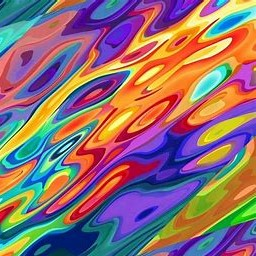
#> input picture 智能车视觉组/2023W/Opencv/Task1&2/img1.jpg, 256 x 256 px
$ python Task2.py
#> lines starting #> are read from the running program, lines starting #| are printed output that depends on the picture; after the words box and inside, x2 and y2 are one past the last pixel; in counts of white or black regions, pixels touching at a corner belong together
import cv2
import numpy as np

# 图像列表
image_list = ["img1.jpg", "img2.jpg", "img3.jpg"]

# 设置阈值
threshold = 100

# 遍历每个图像
for image_file in image_list:
    # 读取图像
    img = cv2.imread(image_file)
#> img is the input picture: shape (256, 256, 3); mean B, G, R 115, 110.7, 142.4

    # 获取图像尺寸
    height, width, channels = img.shape
#> height = 256; width = 256; channels = 3

    # 创建一个和原图像相同大小的数组，用于保存处理后的结果
    result = np.zeros((height, width, channels), dtype=np.uint8)

    # 遍历每个像素
    for y in range(height):
        for x in range(width):
            # 获取当前像素的 RGB 值
            b, g, r = img[y, x]

            # 计算新的像素值
            avg = (int(r) + int(g) + int(b)) // 3
            if avg > threshold:
                avg = 255
            else:
                avg = 0


            # 设置新的像素值
            result[y, x] = [avg, avg, avg]
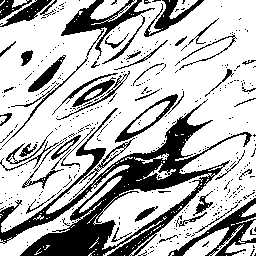
#> result: shape (256, 256, 3); 71.7% white; 395 black regions (348 under 20 px), largest, box (x1, y1, x2, y2) and area: (0, 99, 252, 256) 9198, (168, 198, 256, 256) 1275, (61, 0, 155, 60) 1224

    # 输出结果图像
    cv2.imshow("output_image.jpg", result)
    cv2.waitKey(0)
    cv2.destroyAllWindows()
#> pass 2 of the loop `for image_file in image_list:`:
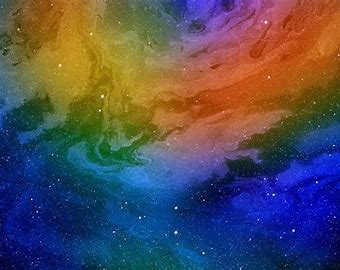
#> input picture 智能车视觉组/2023W/Opencv/Task1&2/img2.jpg, 340 x 270 px
#> img is the input picture: shape (270, 340, 3); mean B, G, R 88.7, 77.7, 82
#> after the loop `for y in range(height):`:
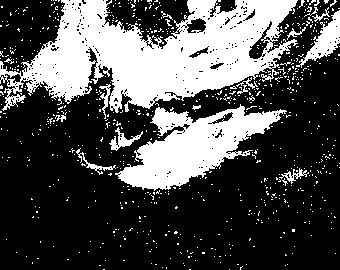
#> result: shape (270, 340, 3); 31.1% white; 720 white regions (704 under 20 px), largest, box (x1, y1, x2, y2) and area: (0, 0, 298, 113) 18008, (115, 104, 287, 191) 6771, (296, 10, 340, 68) 866
#> pass 3 of the loop `for image_file in image_list:`:
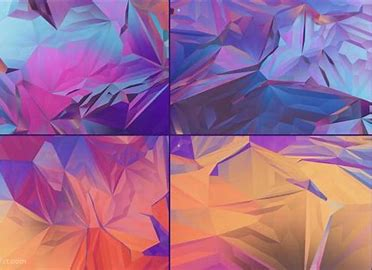
#> input picture 智能车视觉组/2023W/Opencv/Task1&2/img3.jpg, 372 x 270 px
#> img is the input picture: shape (270, 372, 3); mean B, G, R 146.2, 108.5, 159
#> after the loop `for y in range(height):`:
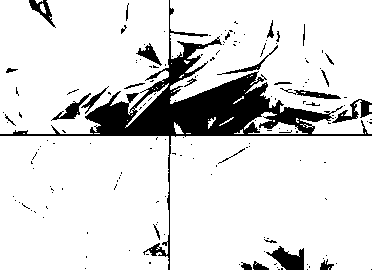
#> result: shape (270, 372, 3); 86.8% white; 164 black regions (135 under 20 px), largest, box (x1, y1, x2, y2) and area: (0, 0, 372, 270) 10075, (266, 246, 304, 270) 506, (332, 99, 372, 123) 342
